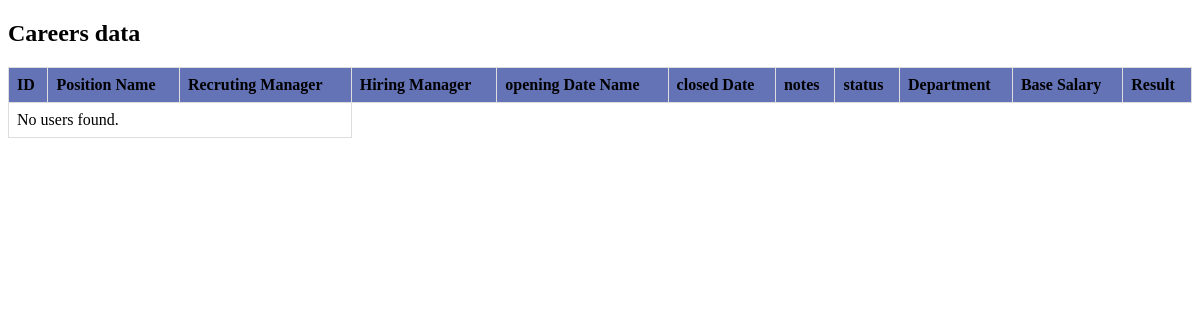
The app's page /careersdata/, older data.
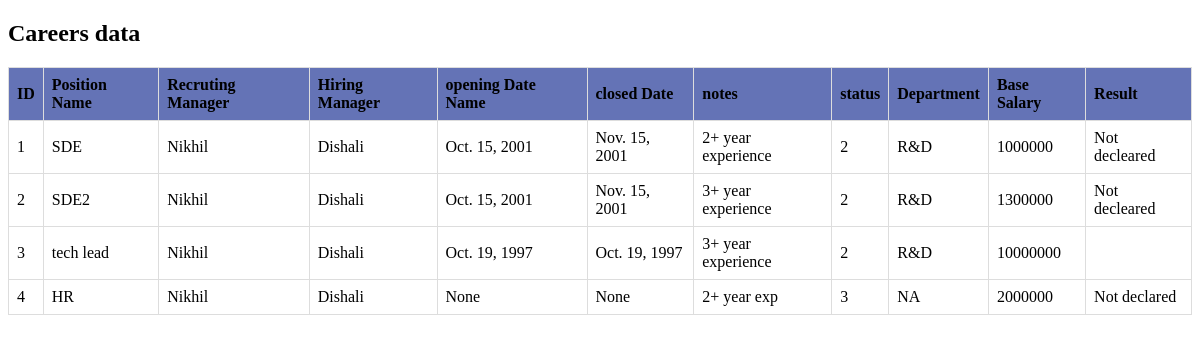
The same page, newer data.
### careers/models.py (models this page shows, shortened)
class positions(models.Model):
    positionname = models.CharField(max_length=255)
    recrutingManager = models.CharField(max_length=255)
    hiringManager = models.CharField(max_length=255)
    openingDate = models.DateField(null=True)
    closedDate = models.DateField(null=True)
    notes = models.CharField(max_length=255)
    status = models.IntegerField(null=True)
    department = models.CharField(max_length=255)
    baseSalary = models.IntegerField(null= True)
    result = models.CharField(max_length=255)

### careers/views.py (the view)
# urls.py: path('careersdata/', views.careersdata, name='careersdata'),]
def careersdata(request):
    cdata = positions.objects.all().values()
    template = loader.get_template('careersdata.html')
    context = {
        'cdata': cdata,
    }
    return HttpResponse(template.render(context,request))

### careers/templates/careersdata.html (shortened to what this page needs)
<!DOCTYPE html>
<html lang="en">
<head>
</head>
<body>
<h2>Careers data</h2>
<table>
    <tr>
        <th>ID</th>
        <th>Position Name</th>
        <th>Recruting Manager</th>
        <th>Hiring Manager</th>
        <th>opening Date Name</th>
        <th>closed Date</th>
        <th>notes</th>
        <th>status</th>
        <th>Department</th>
        <th>Base Salary</th>
        <th>Result</th>
    </tr>
    {% for career in cdata %}
    <tr>
        <td>{{ career.id }}</td>
        <td>{{ career.positionname }}</td>
        <td>{{ career.recrutingManager }}</td>
        <td>{{ career.hiringManager }}</td>
        <td>{{ career.openingDate }}</td>
        <td>{{ career.closedDate }}</td>
        <td>{{ career.notes }}</td>
        <td>{{ career.status }}</td>
        <td>{{ career.department }}</td>
        <td>{{ career.baseSalary }}</td>
        <td>{{ career.result }}</td>
    </tr>
    {% empty %}
    <tr>
        <td colspan="3">No users found.</td>
    </tr>
    {% endfor %}
</table>
</body>
</html>

### careers/templates/careersdata.html (style rules this page uses)
table { width: 100%; border-collapse: collapse; }
th, td { padding: 8px; text-align: left; border: 1px solid #ddd; }
th { background-color: #6473B6; }

Row changes from the older to the newer data that the page shows:
added positions: id "1", positionname "SDE", recrutingManager "Nikhil", hiringManager "Dishali", openingDate "Oct. 15, 2001", closedDate "Nov. 15, 2001", notes "2+ year experience", status "2", department "R&D", baseSalary "1000000", result "Not decleared"
added positions: id "2", positionname "SDE2", recrutingManager "Nikhil", hiringManager "Dishali", openingDate "Oct. 15, 2001", closedDate "Nov. 15, 2001", notes "3+ year experience", status "2", department "R&D", baseSalary "1300000", result "Not decleared"
added positions: id "3", positionname "tech lead", recrutingManager "Nikhil", hiringManager "Dishali", openingDate "Oct. 19, 1997", closedDate "Oct. 19, 1997", notes "3+ year experience", status "2", department "R&D", baseSalary "10000000"
added positions: id "4", positionname "HR", recrutingManager "Nikhil", hiringManager "Dishali", openingDate "None", closedDate "None", notes "2+ year exp", status "3", department "NA", baseSalary "2000000", result "Not declared"
Text that changed along with them:
text no longer shown: "No users found."
